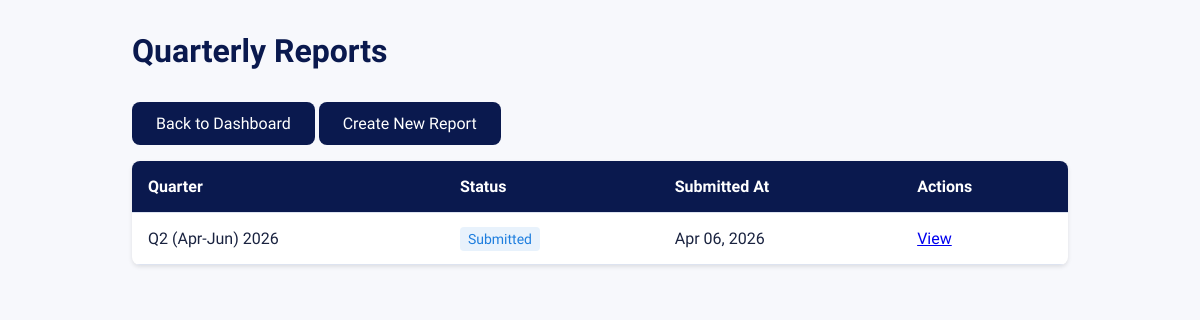
/students/reports/ (signed in), run on the app's committed database.
### students/models.py (models this page shows, shortened)
class QuarterlyReport(models.Model):
    QUARTER_CHOICES = [
        ('Q1', 'Q1 (Jan-Mar)'),
        ('Q2', 'Q2 (Apr-Jun)'),
        ('Q3', 'Q3 (Jul-Sep)'),
        ('Q4', 'Q4 (Oct-Dec)'),
    ]
    STATUS_CHOICES = [
        ('draft', 'Draft'),
        ('submitted', 'Submitted'),
        ('reviewed', 'Reviewed'),
    ]
    student = models.ForeignKey(Student, on_delete=models.CASCADE, related_name="quarterly_reports")
    quarter = models.CharField(max_length=2, choices=QUARTER_CHOICES)
    year = models.IntegerField()
    work_done = models.TextField()
    progress = models.TextField()
    challenges = models.TextField(blank=True, null=True)
    supervisor_feedback = models.TextField(blank=True, null=True)
    next_plan = models.TextField()
    submitted_at = models.DateTimeField(auto_now_add=True)
    status = models.CharField(max_length=20, choices=STATUS_CHOICES, default='draft')
    is_late = models.BooleanField(default=False)
    class Meta:
        unique_together = ('student', 'quarter', 'year')

### students/views.py (the view)
# urls.py: path('reports/', list_quarterly_reports, name='list_quarterly_reports'),
@login_required
def list_quarterly_reports(request):
    student = get_object_or_404(Student, user=request.user)
    reports = QuarterlyReport.objects.filter(student=student).order_by('-submitted_at')
    return render(request, 'students/quarterly_report_list.html', {'reports': reports})

### templates/students/quarterly_report_list.html (shortened to what this page needs)
{% load static %}
<!DOCTYPE html>
<html lang="en">
<head>
</head>
<body>
<div class="container">
    <h1>Quarterly Reports</h1>
    <a href="{% url 'student_dashboard' %}" class="btn btn-secondary" style="margin-bottom:1rem;">Back to Dashboard</a>
    <a href="{% url 'create_quarterly_report' %}" class="btn">Create New Report</a>
    {% if reports %}
    <table class="table">
        <thead>
            <tr>
                <th>Quarter</th>
                <th>Status</th>
                <th>Submitted At</th>
                <th>Actions</th>
            </tr>
        </thead>
        <tbody>
            {% for report in reports %}
            <tr>
                <td>{{ report.get_quarter_display }} {{ report.year }}{% if report.is_late %} <span style="color:red;">(Late)</span>{% endif %}</td>
                <td><span class="status {{ report.status }}">{{ report.get_status_display }}</span></td>
                <td>{{ report.submitted_at|date:"M d, Y" }}</td>
                <td>
                    <a href="{% url 'detail_quarterly_report' report.pk %}">View</a>
                </td>
            </tr>
            {% endfor %}
        </tbody>
    </table>
    {% else %}
    <p>No quarterly reports yet. <a href="{% url 'create_quarterly_report' %}">Create your first report</a>.</p>
    {% endif %}
</div>
</body>
</html>

### templates/students/quarterly_report_list.html (style rules this page uses)
:root { --navy:#0A194E; --navy2:#0D2260; --amber:#FFC107; --amber2:#FFD54F; --amber-dark:#E6AD00; --white:#FFFFFF; --off:#F7F8FC; --off2:#EEF1F8; --text:#1A2340; --muted:#5A6A8A; --soft:#9AAAC0; --border:#DDE3F0; --green:#1DA462; --green-dim:rgba(29,164,98,0.1); --red:#E53935; --red-dim:rgba(229,57,53,0.1); --blue:#1E7EDE; --blue-dim:rgba(30,126,222,0.1); --orange:#F57C00; --orange-dim:rgba(245,124,0,0.1); --sidebar-w:230px }
*,*::before,*::after { box-sizing:border-box;margin:0;padding:0 }
body { font-family:'Plus Jakarta Sans',sans-serif; background:var(--off); color:var(--text); min-height:100vh; }
.container { max-width:1000px; margin:0 auto; padding:2rem; }
h1 { color:var(--navy); margin-bottom:2rem; }
.btn { background:var(--navy); color:var(--white); padding:0.75rem 1.5rem; border:none; border-radius:0.5rem; cursor:pointer; font-size:1rem; text-decoration:none; display:inline-block; margin-bottom:1rem; }
.table { width:100%; border-collapse:collapse; background:var(--white); border-radius:0.5rem; overflow:hidden; box-shadow:0 2px 4px rgba(0,0,0,0.1); }
.table th, .table td { padding:1rem; text-align:left; border-bottom:1px solid var(--border); }
.table th { background:var(--navy); color:var(--white); font-weight:600; }
.status { padding:0.25rem 0.5rem; border-radius:0.25rem; font-size:0.875rem; font-weight:500; }
.status.submitted { background:var(--blue-dim); color:var(--blue); }

### data on the page
QuarterlyReport: quarter "Q2 (Apr-Jun)", year "2026", status "Submitted", submitted_at "Apr 06, 2026"
